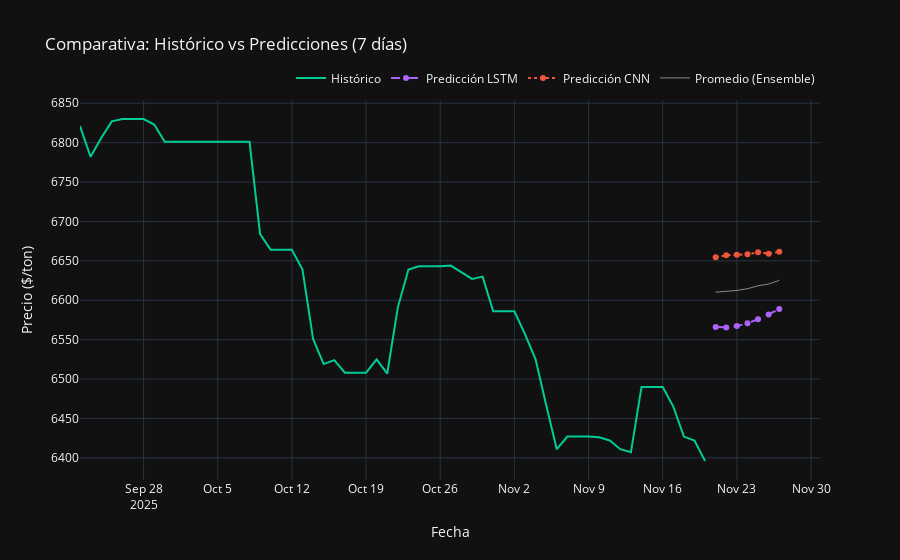

Here is the notebook cell this chart was saved with:
### Markdown cell above
## Visualización próximas

### Code cell
import plotly.graph_objects as go

# Crear la figura base
fig = go.Figure()

# --- 1. DATOS HISTÓRICOS ---
# Mostramos solo los últimos 60 días para que el gráfico no se vea muy alejado
# (Si quieres ver todo, quita el .iloc[-60:])
datos_recientes = df.iloc[-60:]
fechas_historia = datos_recientes["Date"] if "Date" in datos_recientes.columns else datos_recientes.index

fig.add_trace(go.Scatter(
    x=fechas_historia,
    y=datos_recientes["Price"],
    mode="lines",
    name="Histórico",
    line=dict(color="#00CC96", width=2) # Color Cian/Verde
))

# --- 2. PREDICCIÓN LSTM (Model 1) ---
fig.add_trace(go.Scatter(
    x=future_dates,
    y=future_real_1,  # Variable de predicción LSTM
    mode="lines+markers",
    name="Predicción LSTM",
    line=dict(color="#AB63FA", dash="dash") # Morado, línea discontinua
))

# --- 3. PREDICCIÓN CNN (Model 2) ---
fig.add_trace(go.Scatter(
    x=future_dates,
    y=future_real_2,  # Variable de predicción CNN
    mode="lines+markers",
    name="Predicción CNN",
    line=dict(color="#EF553B", dash="dot") # Rojo, línea de puntos
))

# --- 4. PROMEDIO (Opcional) ---
# A veces el promedio es la apuesta más segura
promedio = (future_real_1 + future_real_2) / 2
fig.add_trace(go.Scatter(
    x=future_dates,
    y=promedio,
    mode="lines",
    name="Promedio (Ensemble)",
    line=dict(color="white", width=1),
    opacity=0.5
))

# --- CONFIGURACIÓN DE ESTILO (Template Dark) ---
fig.update_layout(
    title="Comparativa: Histórico vs Predicciones (7 días)",
    xaxis_title="Fecha",
    yaxis_title="Precio ($/ton)",
    template="plotly_dark",      # El tema oscuro que pediste
    hovermode="x unified",       # Muestra todos los valores al pasar el mouse por una fecha
    legend=dict(
        orientation="h",         # Leyenda horizontal
        yanchor="bottom",
        y=1.02,
        xanchor="right",
        x=1
    )
)
